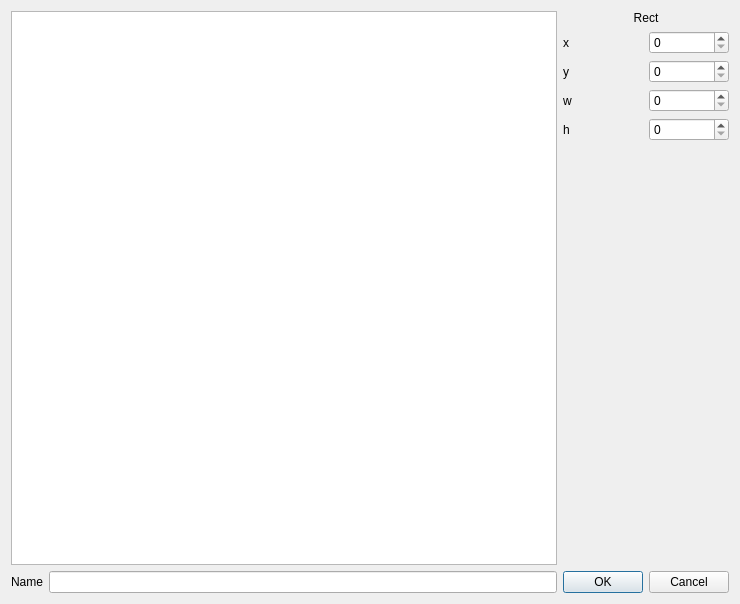
<?xml version="1.0" encoding="UTF-8"?>
<ui version="4.0">
 <class>FrameEditDialog</class>
 <widget class="QDialog" name="FrameEditDialog">
  <property name="geometry">
   <rect>
    <x>0</x>
    <y>0</y>
    <width>740</width>
    <height>604</height>
   </rect>
  </property>
  <property name="windowTitle">
   <string>Dialog</string>
  </property>
  <layout class="QGridLayout" name="gridLayout">
   <item row="1" column="2">
    <widget class="QLabel" name="xRectLabel">
     <property name="text">
      <string>x</string>
     </property>
    </widget>
   </item>
   <item row="6" column="1">
    <widget class="QLineEdit" name="frameNameEdit"/>
   </item>
   <item row="6" column="0">
    <widget class="QLabel" name="frameNameLabel">
     <property name="text">
      <string>Name</string>
     </property>
    </widget>
   </item>
   <item row="2" column="2">
    <widget class="QLabel" name="yRectLabel">
     <property name="text">
      <string>y</string>
     </property>
    </widget>
   </item>
   <item row="0" column="0" rowspan="6" colspan="2">
    <widget class="FrameEditView" name="frameEditView"/>
   </item>
   <item row="1" column="3">
    <widget class="QSpinBox" name="xSpin"/>
   </item>
   <item row="2" column="3">
    <widget class="QSpinBox" name="ySpin"/>
   </item>
   <item row="3" column="2">
    <widget class="QLabel" name="wRectLabel">
     <property name="text">
      <string>w</string>
     </property>
    </widget>
   </item>
   <item row="3" column="3">
    <widget class="QSpinBox" name="wSpin"/>
   </item>
   <item row="4" column="2">
    <widget class="QLabel" name="hRectLabel">
     <property name="text">
      <string>h</string>
     </property>
    </widget>
   </item>
   <item row="4" column="3">
    <widget class="QSpinBox" name="hSpin"/>
   </item>
   <item row="0" column="2" colspan="2">
    <widget class="QLabel" name="frameRectLabel">
     <property name="sizePolicy">
      <sizepolicy hsizetype="Preferred" vsizetype="Maximum">
       <horstretch>0</horstretch>
       <verstretch>0</verstretch>
      </sizepolicy>
     </property>
     <property name="text">
      <string>Rect</string>
     </property>
     <property name="alignment">
      <set>Qt::AlignCenter</set>
     </property>
    </widget>
   </item>
   <item row="6" column="2" colspan="2">
    <widget class="QDialogButtonBox" name="buttonBox">
     <property name="sizePolicy">
      <sizepolicy hsizetype="Maximum" vsizetype="Fixed">
       <horstretch>0</horstretch>
       <verstretch>0</verstretch>
      </sizepolicy>
     </property>
     <property name="orientation">
      <enum>Qt::Horizontal</enum>
     </property>
     <property name="standardButtons">
      <set>QDialogButtonBox::Cancel|QDialogButtonBox::Ok</set>
     </property>
    </widget>
   </item>
   <item row="5" column="2" colspan="2">
    <spacer name="verticalSpacer">
     <property name="orientation">
      <enum>Qt::Vertical</enum>
     </property>
     <property name="sizeHint" stdset="0">
      <size>
       <width>20</width>
       <height>40</height>
      </size>
     </property>
    </spacer>
   </item>
  </layout>
 </widget>
 <customwidgets>
  <customwidget>
   <class>FrameEditView</class>
   <extends>QGraphicsView</extends>
   <header>frameeditview.hpp</header>
  </customwidget>
 </customwidgets>
 <resources/>
 <connections>
  <connection>
   <sender>buttonBox</sender>
   <signal>accepted()</signal>
   <receiver>FrameEditDialog</receiver>
   <slot>accept()</slot>
   <hints>
    <hint type="sourcelabel">
     <x>248</x>
     <y>254</y>
    </hint>
    <hint type="destinationlabel">
     <x>157</x>
     <y>274</y>
    </hint>
   </hints>
  </connection>
  <connection>
   <sender>buttonBox</sender>
   <signal>rejected()</signal>
   <receiver>FrameEditDialog</receiver>
   <slot>reject()</slot>
   <hints>
    <hint type="sourcelabel">
     <x>316</x>
     <y>260</y>
    </hint>
    <hint type="destinationlabel">
     <x>286</x>
     <y>274</y>
    </hint>
   </hints>
  </connection>
 </connections>
</ui>
